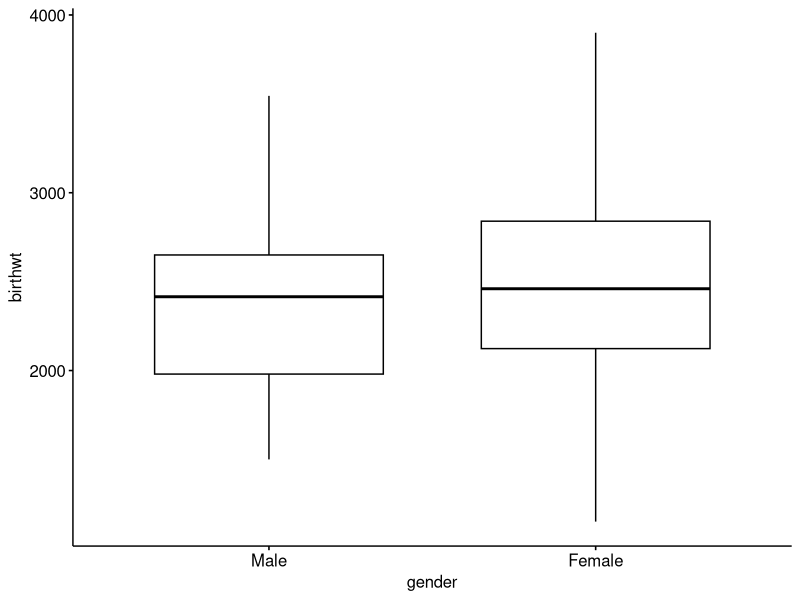
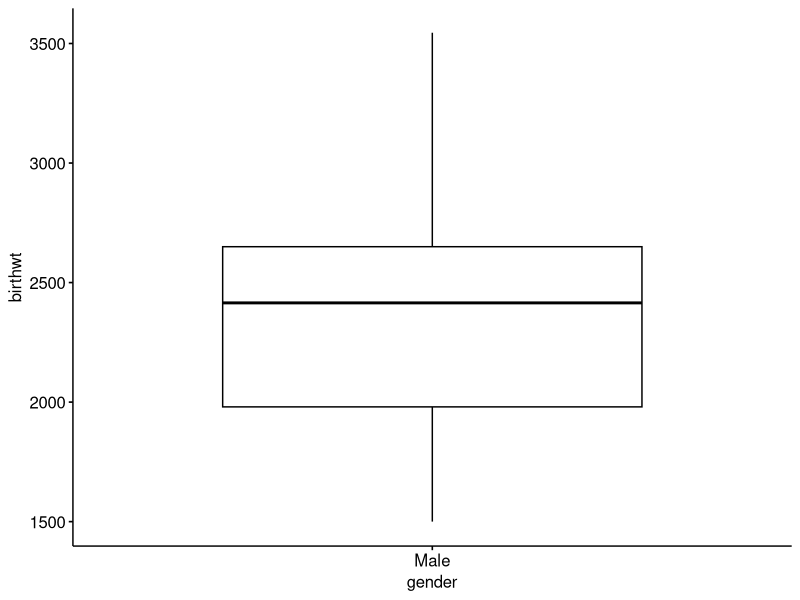
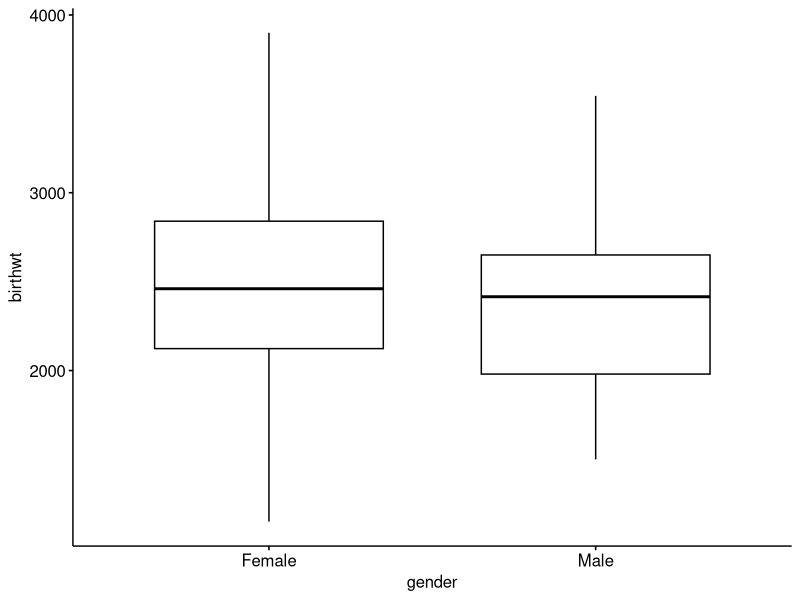
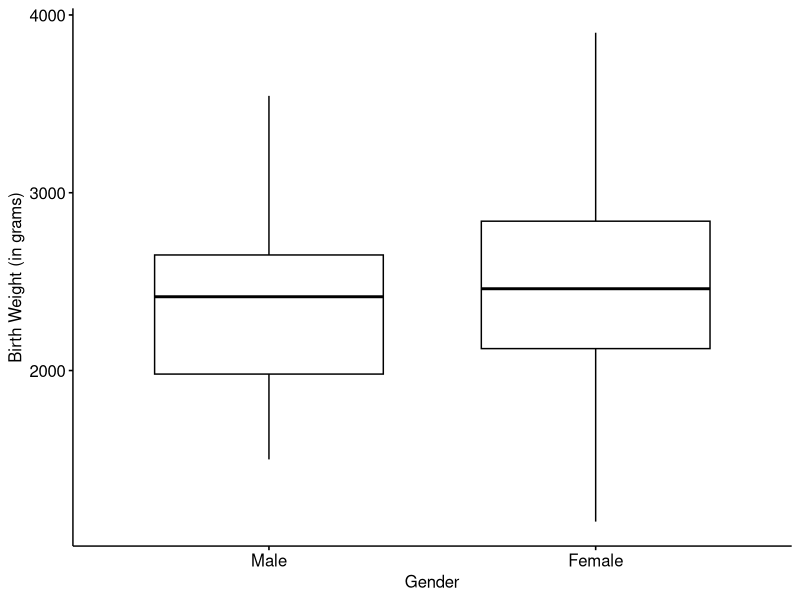
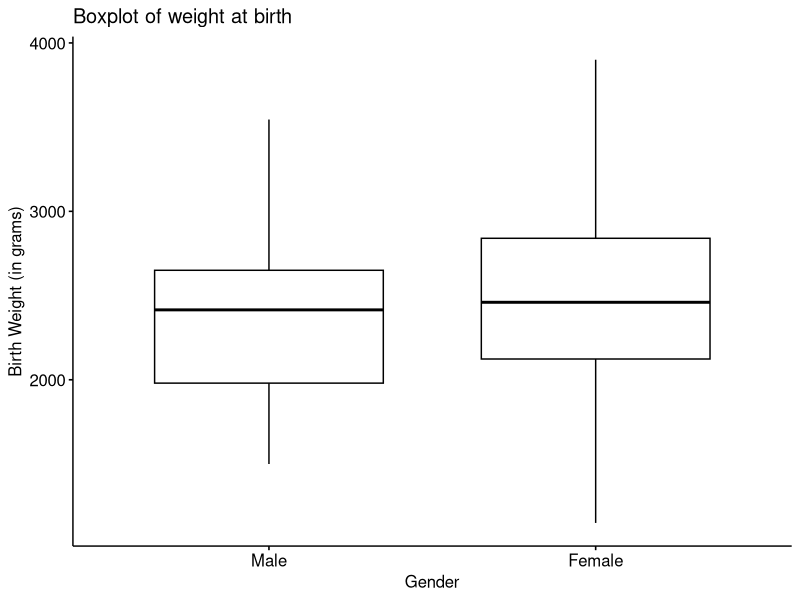
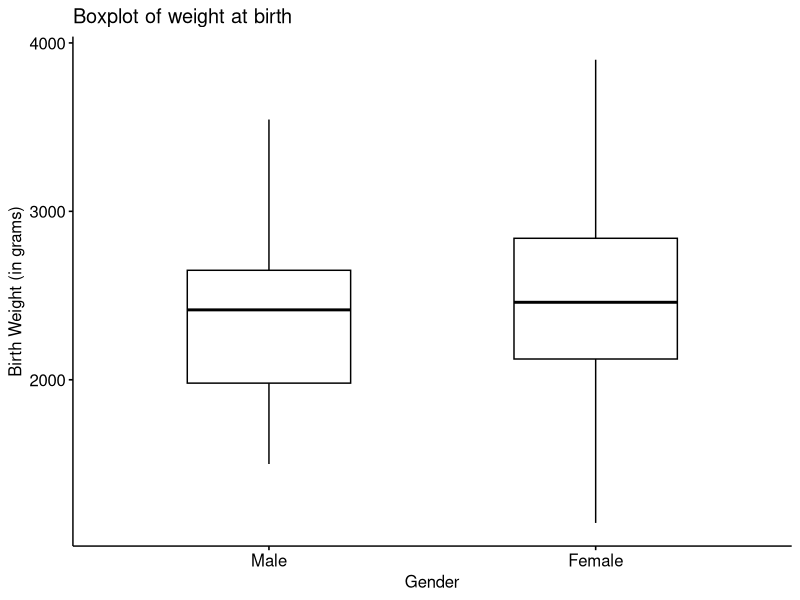
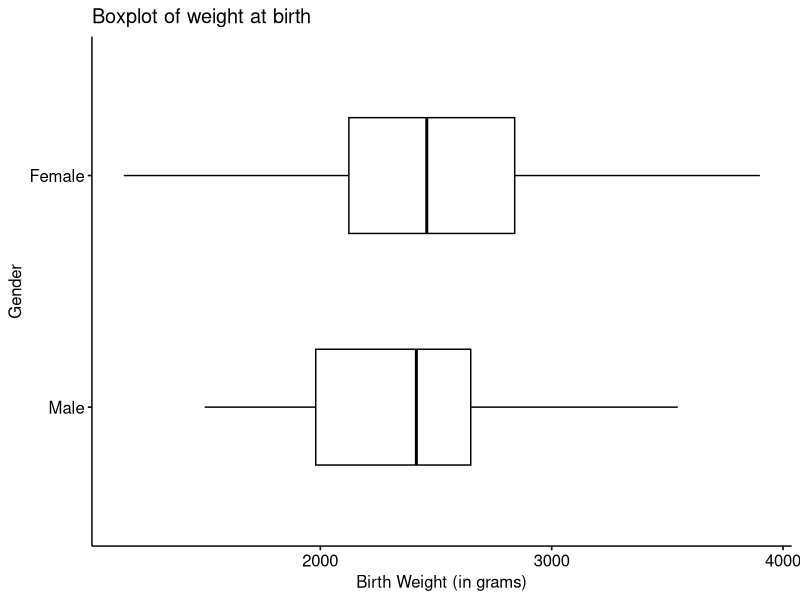
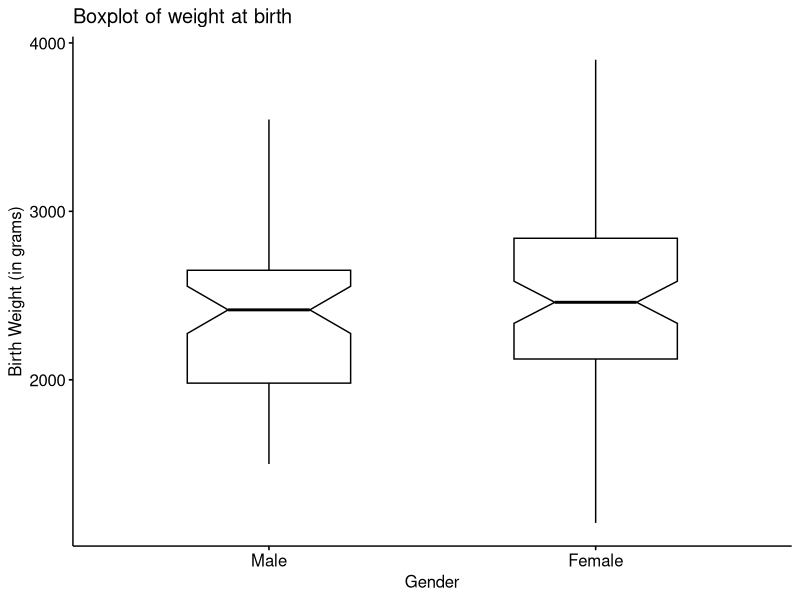

The R script that drew these images, in order:
# Load data
library(ggpubr) 
library(haven)

# if there is not package installed 
# install.packages(ggpubr)
surgery   <- read_sav("Data/surgery.sav")



head(surgery)
summary(surgery)

surgery$gender =  factor(surgery$gender, labels = c("Male","Female"))
surgery$place =  factor(surgery$place, labels = c(NA,"Outside regional","Local","Regional"))
surgery$infect=  factor(surgery$infect, labels = c("No","Yes"))
surgery$prematur=  factor(surgery$prematur, labels = c("Premature","Term"))
surgery$surgery=  factor(surgery$surgery, labels = c("Abdominal","Cardiac","Other"))

# Basic plot

ggboxplot(surgery, x = "gender", y = "birthwt")

##### Select and order items

# Select only males
ggboxplot(surgery, "gender", "birthwt",select = "Male")

# Change the default order of items
ggboxplot(surgery, "gender", "birthwt",order = c("Female", "Male"))

# put some x-axis and y-axis labels other than the name of the variables
ggboxplot(surgery, x = "gender", y = "birthwt",xlab = "Gender", 
          ylab = "Birth Weight (in grams)")

# put a title over the graph
ggboxplot(surgery, x = "gender", y = "birthwt",
          xlab = "Gender", ylab = "Birth Weight (in grams)",
          title = "Boxplot of weight at birth ")


# width: change box plots width to a half (0.5)
ggboxplot(surgery, x = "gender", y = "birthwt",xlab = "Gender", ylab = "Birth Weight (in grams)",
          title = "Boxplot of weight at birth ", width = 0.5)

# Change orientation: horizontal
ggboxplot(surgery, "gender", y = "birthwt",xlab = "Gender", ylab = "Birth Weight (in grams)",
          title = "Boxplot of weight at birth ", width = 0.5, orientation = "horizontal")

# Notched box plot
ggboxplot(surgery, x = "gender", y = "birthwt",xlab = "Gender", ylab = "Birth Weight (in grams)",
          title = "Boxplot of weight at birth ", width = 0.5,notch = TRUE)

# Add dots
# ++++++++++++++++++++++++++
ggboxplot(surgery, x = "gender", y = "birthwt",xlab = "Gender", ylab = "Birth Weight (in grams)",
          title = "Boxplot of weight at birth ", width = 0.5,add = "dotplot")

# Add jitter points and change the shape by Gender
# An artificial noise is the points is introduced to make the graph look better
# otherwise the values would in straight line (for males and females)
ggboxplot(surgery, x = "gender", y = "birthwt",xlab = "Gender", ylab = "Birth Weight (in grams)",
          title = "Boxplot of weight at birth ", width = 0.5,add = "jitter", 
          shape = "gender")


# Change colors
# +++++++++++++++++++++++++++
# Change outline and fill colors
ggboxplot(surgery, "gender", y ="birthwt",xlab = "Gender", ylab = "Birth Weight (in grams)",
          title = "Boxplot of weight at birth ", width = 0.5,add = "jitter", 
          shape = "gender", color = "purple", fill = "gray")

# Change outline colors by groups: gender
# Use custom color palette
# Add jitter points and change the shape by groups
ggboxplot(surgery, "gender", "birthwt",xlab = "Gender", 
          ylab = "Birth Weight (in grams)",
          title = "Boxplot of weight at birth ", 
          width = 0.5,add = "jitter", 
          shape = "gender",color = "gender", 
          palette =c("#00AFBB", "#E7B800"), 
          shape = "gender")

## Use a predined palette
## You can automatically pick colors from 2 color palette packages
## brewer and ggsci
## see the help file

ggboxplot(surgery, "gender", "birthwt",xlab = "Gender", 
          ylab = "Birth Weight (in grams)",
          title = "Boxplot of weight at birth ", 
          width = 0.5,add = "jitter", 
          shape = "gender",color = "gender", 
          palette = "Dark2", 
          shape = "gender")


# Change fill the boxes with color by groups: gender
ggboxplot(surgery, "gender", "birthwt",xlab = "Gender", 
          ylab = "Birth Weight (in grams)",
          title = "Boxplot of weight at birth ", 
          width = 0.5,add = "jitter", 
          shape = "gender",fill = "gender", 
          palette = "simpsons", 
          shape = "gender")

# Box plot with multiple groups
# +++++++++++++++++++++
# fill or color box plot by a second group : "infect"
ggboxplot(surgery, "gender", "birthwt",xlab = "Gender", 
          ylab = "Birth Weight (in grams)",
          title = "Boxplot of weight at birth ",
          subtitle = "Splitted over infected (Yes/No)",
          width = 0.5,add = "jitter", 
          shape = "gender",
          color = "infect",
          palette = "simpsons", 
          shape = "gender" 
          )


# We change the transparency of the bars with alpha = 0.2 
ggboxplot(surgery, "gender", "birthwt",xlab = "Gender", 
          ylab = "Birth Weight (in grams)",
          title = "Boxplot of weight at birth ", 
          width = 0.5,add = "jitter", 
          shape = "gender",
          fill = "gender",
          palette = "simpsons", 
          shape = "gender",alpha =0.2 
)

# Let's make facet by "infect" a variable the boxplots

ggboxplot(surgery, "gender", "birthwt",xlab = "Gender", 
          ylab = "Birth Weight (in grams)",
          title = "Boxplot of weight at birth ",
          subtitle = "Splitted over infected (Yes/No)",
          width = 0.5,add = "jitter", 
          shape = "gender",
          color = "infect",
          palette = "simpsons", 
          shape = "gender", facet.by = "infect"
)



######################################################
# ggboxplot is compatible with the options of ggpar()#
# see help file of ggpar, aka Graphical parameters   #
######################################################

#### Change position, the font and title of the legend
ggboxplot(surgery, "gender", "birthwt",xlab = "Gender", 
          ylab = "Birth Weight (in grams)",
          title = "Boxplot of weight at birth ", 
          width = 0.5,add = "jitter", 
          shape = "gender",
          fill = "gender",
          palette = "simpsons", 
          shape = "gender",
          legend = "bottom",
          legend.title="Gender",
          font.legend = c(10, "bold", "grey")
)


#### Play with the Title and subtitle of the plot

ggboxplot(data = surgery,x =  "gender", y = "birthwt",
          xlab = "Gender", ylab = "Birth Weight (in grams)",
          width = 0.5,add = "jitter", 
          shape = "gender",fill = "gender",palette = "simpsons", 
          legend = "bottom",legend.title="Gender",font.legend = c(10, "bold", "grey"),
          title = "A boxplot of weight on birth",  font.main = c(18, "italic", "black"),
          subtitle = "Male and female infants compared ", font.subtitle = c(12, "bold.italic", "darkgreen")
)

#### Or we can use an already existent theme 

ggboxplot(data = surgery,x =  "gender", y = "birthwt",
          xlab = "Gender", ylab = "Birth Weight (in grams)",
          width = 0.5,add = "jitter", 
          shape = "gender",fill = "gender",palette = "simpsons", 
          legend = "bottom",legend.title="Gender",font.legend = c(10, "bold", "darkgrey"),
          title = "A boxplot of weight at the time of birth",  font.main = c(18, "italic", "black"),
          subtitle = "Male and female infants compared ", font.subtitle = c(12, "bold.italic", "darkgreen"),
          ggtheme = theme_minimal()
          )


### It's ggplot2 object so you can fill it with more things

ggboxplot(data = surgery,x =  "gender", y = "birthwt",
          xlab = "Gender", ylab = "Birth Weight (in grams)",
          width = 0.5,add = "jitter", 
          shape = "gender",fill = "gender",palette = "simpsons",
          title = "A boxplot of weight at the time of birth",
          legend = "bottom",legend.title="Gender",font.legend = c(10, "bold", "darkgrey"),  
          font.main = c(18, "italic", "black"),
          subtitle = "Male and female infants compared ", font.subtitle = c(12, "bold.italic", "darkgreen"),
          ggtheme = theme_minimal()
) +   
  theme(plot.title = element_text(hjust = 0.5),
        plot.subtitle = element_text(hjust = 0.5)) + 
  stat_compare_means(method = "t.test")#  Add a p-value

